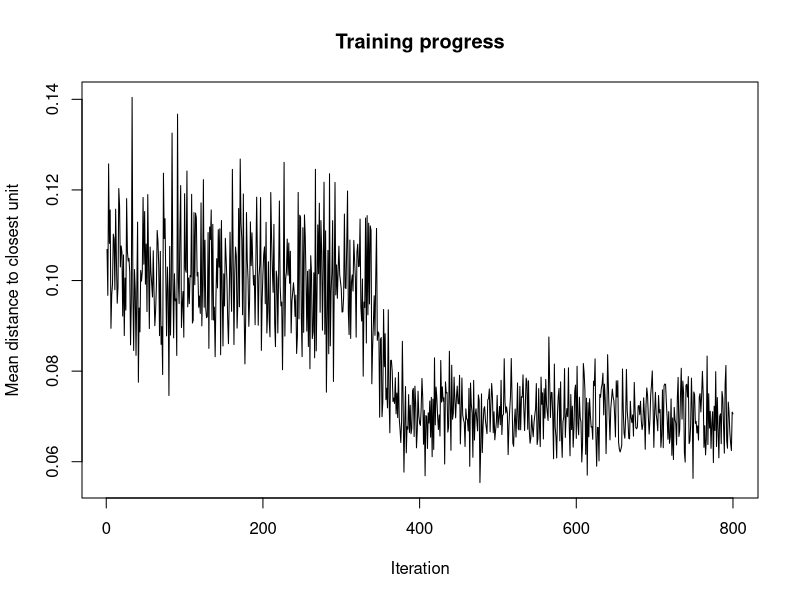
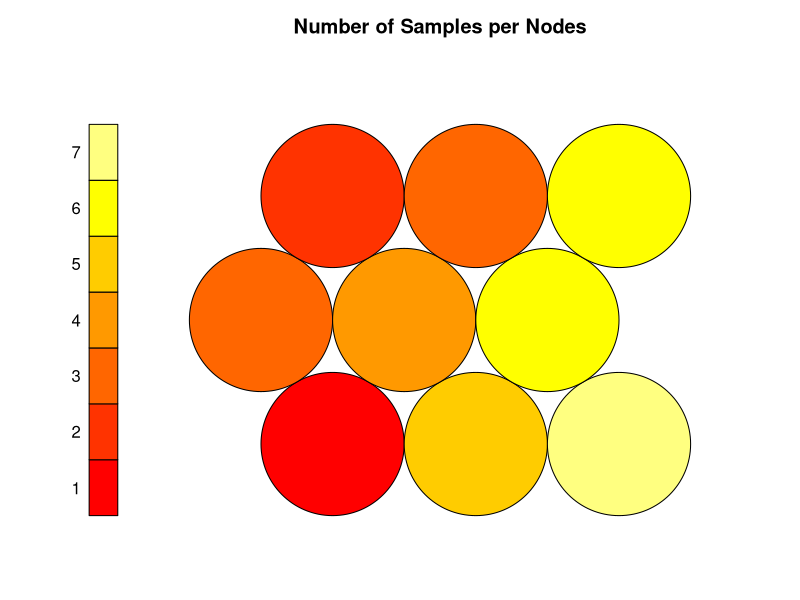
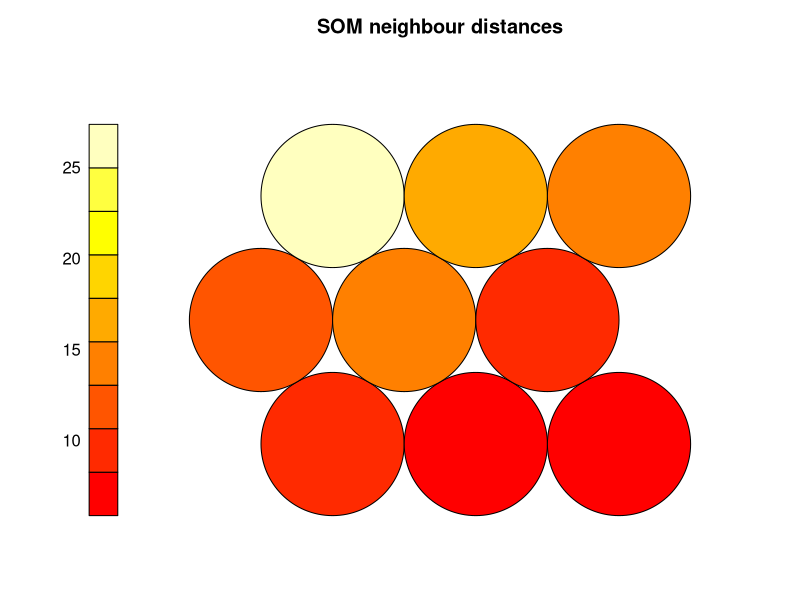
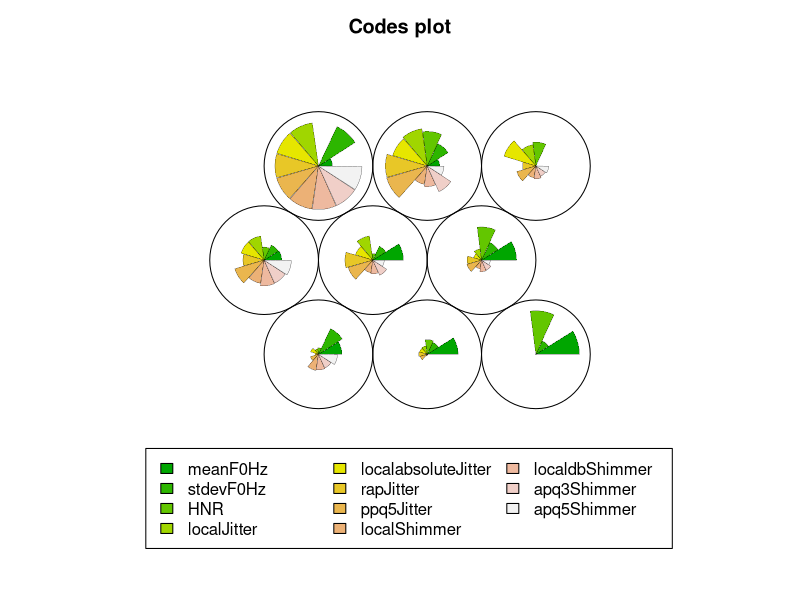

Recreate these plots in R, in order. (Note: this script raises an error after producing the figures.)
require(kohonen)
#require(gridExtra)
#require(grid)
install.packages("gridExtra")
library(gridExtra)
library(grid)

#read the data
data <- read.csv("readtext.csv")
cat("Number of cols: ", ncol(data), "\n")
cat("Number of cols: ", nrow(data), "\n")

#drop the first(the ID) and last(the label) column
data_train <- data[, -c(1, 13)]
data_train_matrix <- as.matrix(scale(data_train))

#SOM
som_grid <- somgrid(xdim = 3, ydim = 3, topo = "hexagonal")
som_model <- som(data_train_matrix,
                  grid = som_grid, rlen = 800,
                  alpha = c(0.05, 0.01), keep.data = TRUE)

pdf_path <- "som_graphs2.pdf"
pdf(file = pdf_path, height = 11, width = 10)

#Training progress for SOM
plot(som_model, type = "changes")

#Number of samples per node
plot(som_model, type = "count", main = "Number of Samples per Nodes")

#U-matrix visualisation????
plot(som_model, type = "dist.neighbours", main = "SOM neighbour distances")

## See what node each sample is located in
res <- data.frame(som_model$distances, som_model$unit.classif)
colnames(res) <- c("distFromClus", "Cluster")
print("Cluster each sample belongs to")
print(res)

print("end")

#Weight Vector View
plot(som_model, type = "codes")

## Kohonen Heatmap creation......loop through each feature
##this is for the scaled version
#for (i in 1:11) {
#plot(som_model, type = "property",
      #property = getCodes(som_model)[, i],
     # main = colnames(getCodes(som_model))[i], palette.name = coolBlueHotRed)
#}

#coolBlueHotRed <- function(n, alpha = 1) {
                         # rainbow(n, end = 4 / 6, alpha = alpha)[n:1]
                         # }

#pretty_palette <- c("#1f77b4","#ff7f0e","#2ca02c", "#d62728","#9467bd","#8c564b","#e377c2")


  # Unscaled Heatmaps
  for (i in 1:11) {
var_unscaled <- aggregate(as.numeric(data_train[, i]),
 by = list(som_model$unit.classif), FUN = mean, simplify = TRUE)[, 2]
plot(som_model, type = "property", property = var_unscaled,
main = colnames(getCodes(som_model))[i], palette.name = coolBlueHotRed)
  }
dev.off()

pdf("samples_in_cluster.pdf", height = 11, width = 10)
grid.table(res)
dev.off()
